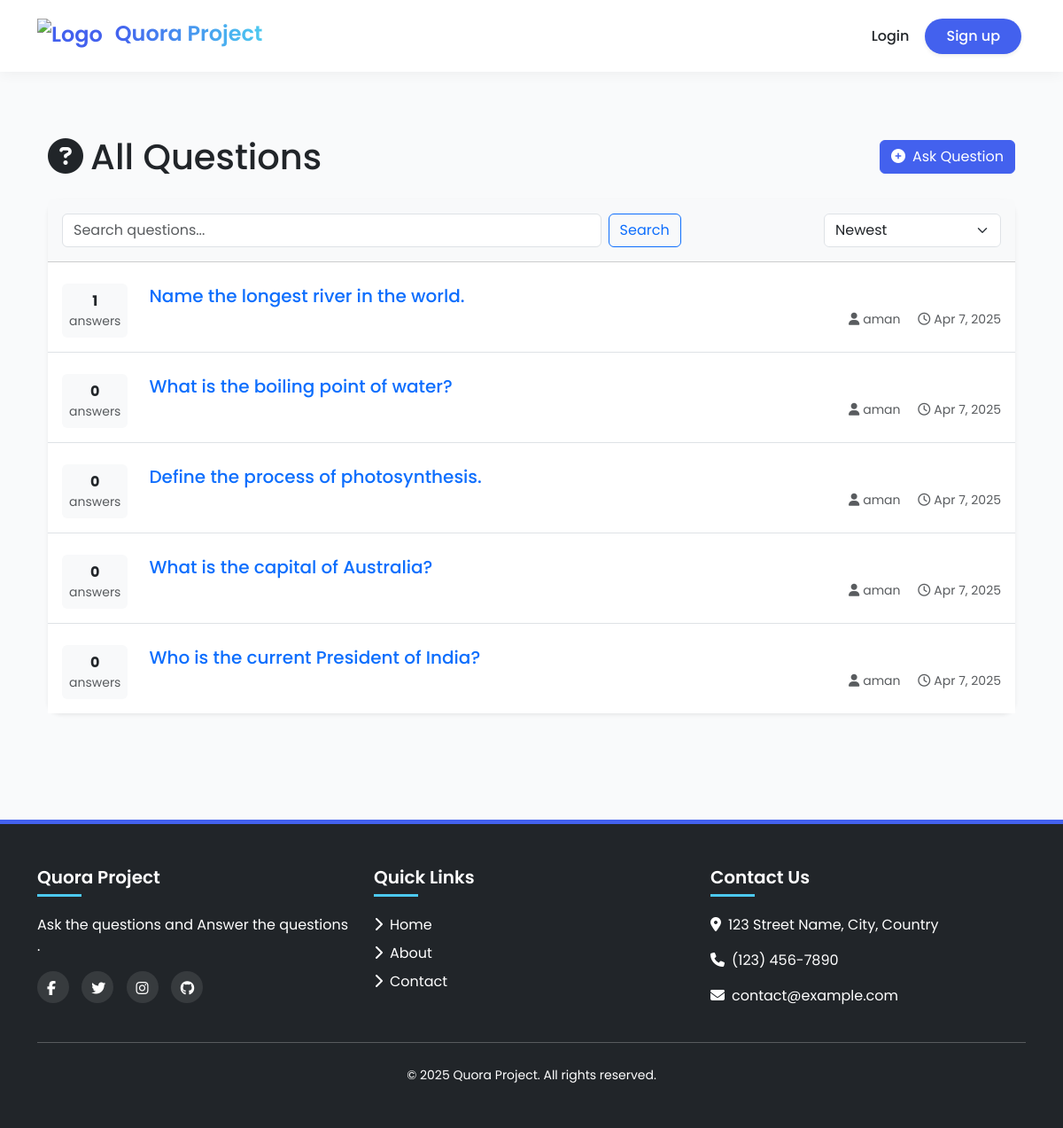
The page / on the database its author committed.
### qa/models.py (models this page shows, shortened)
class Question(models.Model):
    user = models.ForeignKey(User, on_delete=models.CASCADE)
    title = models.CharField(max_length=255)
    description = models.TextField()
    created_at = models.DateTimeField(auto_now_add=True)

### qa/views.py (the view)
# urls.py: path('', views.home, name='home'),
def home(request):
    search_query = request.GET.get('search', '')
    sort_by = request.GET.get('sort', 'newest')
    questions = Question.objects.all()
    if search_query:
        questions = questions.filter(
            Q(title__icontains=search_query) |
            Q(description__icontains=search_query)
        ).distinct()
    if sort_by == 'newest':
        questions = questions.order_by('-created_at')
    elif sort_by == 'active':
        questions = questions.annotate(answer_count=Count('answers')).order_by('-answer_count')
    elif sort_by == 'votes':
        questions = questions.annotate(vote_count=Count('answers__likes')).order_by('-vote_count')
    elif sort_by == 'unanswered':
        questions = questions.filter(answers__isnull=True).order_by('-created_at')
    else:
        questions = questions.order_by('-created_at')
    paginator = Paginator(questions, 10)
    page = request.GET.get('page')
    try:
        questions = paginator.page(page)
    except PageNotAnInteger:
        questions = paginator.page(1)
    except EmptyPage:
        questions = paginator.page(paginator.num_pages)
    context = {
        'questions': questions,
        'search_query': search_query,
        'sort_by': sort_by,
        'is_paginated': questions.has_other_pages(),
        'page_obj': questions,
    }
    return render(request, 'qa/home.html', context)

### qa/templates/qa/home.html (shortened to what this page needs)
{% extends 'base.html' %}
{% block content %}
<div class="container py-4">
    <div class="d-flex justify-content-between align-items-center mb-4">
        <h1 class="mb-0"><i class="fas fa-question-circle me-2"></i>All Questions</h1>
        <div>
            <a href="{% url 'post_question' %}" class="btn btn-primary">
                <i class="fas fa-plus-circle me-2"></i>Ask Question
            </a>
        </div>
    </div>
    <div class="card shadow-sm border-0">
        <div class="card-header bg-light p-3">
            <div class="row align-items-center">
                <div class="col-md-8">
                    <form class="d-flex" method="get">
                        <input class="form-control me-2" type="search" placeholder="Search questions..." name="search" aria-label="Search">
                        <button class="btn btn-outline-primary" type="submit">Search</button>
                    </form>
                </div>
                <div class="col-md-4 mt-3 mt-md-0">
                    <div class="d-flex justify-content-md-end">
                        <select class="form-select" style="max-width: 200px;">
                            <option value="newest">Newest</option>
                        </select>
                    </div>
                </div>
            </div>
        </div>
        <div class="card-body p-0">
            {% if questions %}
                <ul class="list-group list-group-flush">
                    {% for question in questions %}
                        <li class="list-group-item p-3">
                            <div class="row align-items-center">
                                <div class="col-auto text-center d-none d-md-block">
                                    <div class="bg-light rounded p-2 mt-2">
                                        <div class="fw-bold">{{ question.answers.count|default:"0" }}</div>
                                        <div class="small text-muted">answers</div>
                                    </div>
                                </div>
                                <div class="col">
                                    <h5 class="mb-1">
                                        <a href="{% url 'question_detail' question.pk %}" class="text-decoration-none">
                                            {{ question.title }}
                                        </a>
                                    </h5>
                                    <div class="d-flex align-items-center">
                                        <div class="ms-auto small text-muted">
                                            <span class="d-inline-block me-3">
                                                <i class="fas fa-user me-1"></i>{{ question.user.username }}
                                            </span>
                                            <span class="d-inline-block">
                                                <i class="far fa-clock me-1"></i>{{ question.created_at|date:"M j, Y" }}
                                            </span>
                                        </div>
                                    </div>
                                </div>
                            </div>
                        </li>
                    {% endfor %}
                </ul>
            {% endif %}
        </div>
    </div>
</div>
{% endblock %}

### qa/templates/base.html (shortened to what this page needs)
{% load static %}
<!DOCTYPE html>
<html lang="en">
<head>
    <link rel="stylesheet" href="https://cdnjs.cloudflare.com/ajax/libs/bootstrap/5.3.2/css/bootstrap.min.css">
    <link rel="stylesheet" href="https://cdnjs.cloudflare.com/ajax/libs/font-awesome/6.4.2/css/all.min.css">
</head>
<body>
    <nav class="navbar navbar-expand-lg navbar-light bg-light">
        <div class="container">
            <a class="navbar-brand" href="{% url 'home' %}">
                <img src="https://executive.mit.edu/dw/image/v2/BFHZ_PRD/on/demandware.static/-/Sites-master-catalog-msee/default/dwa0897f02/images/QUE.jpg?sw=400&sh=300"
                     alt="Logo"
                     class="d-inline-block align-text-top me-2"
                     style="height: 40px; width: auto;">
                <span style="background: linear-gradient(to right, #4361ee, #4cc9f0); -webkit-background-clip: text; -webkit-text-fill-color: transparent;">Quora Project</span>
            </a>
            <div class="collapse navbar-collapse" id="navbarNav">
                <ul class="navbar-nav ms-auto">
                    {% if user.is_authenticated %}
                        <li class="nav-item dropdown">
                            <a class="nav-link dropdown-toggle" href="#" role="button" data-bs-toggle="dropdown">
                                <i class="fas fa-user-circle me-1"></i>{{ user.username }}
                            </a>
                            <ul class="dropdown-menu dropdown-menu-end">
                                <li><a class="dropdown-item" href="{% url 'logout'%}">Logout</a></li>
                            </ul>
                        </li>
                    {% else %}
                        <li class="nav-item">
                            <a class="nav-link" href="{% url 'login' %}">Login</a>
                        </li>
                        <li class="nav-item">
                            <a class="nav-link btn btn-primary text-white px-4 rounded-pill shadow-sm"  href="{% url 'register' %}">Sign up</a>
                        </li>
                    {% endif %}
                </ul>
            </div>
        </div>
    </nav>
    <main class="py-5 fade-in">
        <div class="container">
            {% block content %}
            {% endblock %}
        </div>
    </main>
    <footer class="bg-dark text-white py-5 mt-5">
        <div class="container">
            <div class="row">
                <div class="col-md-4 mb-4 mb-md-0">
                    <h5 class="text-white">Quora Project</h5>
                    <p class="text-white">Ask the questions and Answer the questions .</p>
                    <div class="social-icons mt-3">
                        <a href="#" class="text-white"><i class="fab fa-facebook-f"></i></a>
                        <a href="#" class="text-white"><i class="fab fa-twitter"></i></a>
                        <a href="#" class="text-white"><i class="fab fa-instagram"></i></a>
                        <a href="#" class="text-white"><i class="fab fa-github"></i></a>
                    </div>
                </div>
                <div class="col-md-4 mb-4 mb-md-0">
                    <h5>Quick Links</h5>
                    <ul class="list-unstyled text-white">
                        <li><a href="#" class="text-decoration-none text-white"><i class="fas fa-chevron-right me-2"></i>Home</a></li>
                        <li><a href="#" class="text-decoration-none text-white"><i class="fas fa-chevron-right me-2"></i>About</a></li>
                        <li><a href="#" class="text-decoration-none text-white"><i class="fas fa-chevron-right me-2"></i>Contact</a></li>
                    </ul>
                </div>
                <div class="col-md-4">
                    <h5>Contact Us</h5>
                    <address class="text-white">
                        <p><i class="fas fa-map-marker-alt me-2"></i>123 Street Name, City, Country</p>
                        <p><i class="fas fa-phone me-2"></i>(123) 456-7890</p>
                        <p><i class="fas fa-envelope me-2"></i>contact@example.com</p>
                    </address>
                </div>
            </div>
            <hr class="my-4 bg-secondary">
            <div class="text-center text-white">
                <small>&copy; {% now "Y" %} Quora Project. All rights reserved.</small>
            </div>
        </div>
    </footer>
</body>
</html>

### qa/templates/base.html (style rules this page uses)
:root { --primary-color: #4361ee; --secondary-color: #3f37c9; --accent-color: #4cc9f0; --light-color: #f8f9fa; --dark-color: #212529; }
body { font-family: 'Poppins', sans-serif; background-color: #f9fafb; }
.navbar { padding: 15px 0; background-color: white !important; box-shadow: 0 2px 15px rgba(0, 0, 0, 0.05) !important; }
.navbar-brand { font-weight: 600; color: var(--primary-color); font-size: 1.5rem; }
.nav-link { font-weight: 500; color: var(--dark-color); transition: all 0.3s ease; margin: 0 5px; }
.btn-primary { background-color: var(--primary-color); border-color: var(--primary-color); transition: all 0.3s ease; }
main { min-height: 70vh; }
footer { background: #191c24 !important; color: #fff; border-top: 5px solid var(--primary-color); }
footer h5 { color: white; font-weight: 600; margin-bottom: 20px; position: relative; padding-bottom: 10px; }
footer h5:after { content: ''; position: absolute; bottom: 0; left: 0; width: 50px; height: 3px; background-color: var(--accent-color); }
footer .social-icons a { display: inline-flex; width: 36px; height: 36px; border-radius: 50%; align-items: center; justify-content: center; background-color: rgba(255, 255, 255, 0.1); transition: all 0.3s ease; margin-right: 10px; }
.fa-brands, .fab { font-weight: 400; padding: 11px; }
footer a.text-white { transition: all 0.3s ease; display: inline-block; margin-bottom: 8px; position: relative; }
.card { border: none; border-radius: 15px; box-shadow: 0 5px 15px rgba(0, 0, 0, 0.05); transition: all 0.3s ease; }
.fade-in { animation: fadeIn 0.5s ease-out forwards; }

### rows shown on the page
Question: answers.count "1", title "Name the longest river in the world.", user.username "aman", created_at "Apr 7, 2025"
Question: answers.count "0", title "What is the boiling point of water?", user.username "aman", created_at "Apr 7, 2025"
Question: answers.count "0", title "Define the process of photosynthesis.", user.username "aman", created_at "Apr 7, 2025"
Question: answers.count "0", title "What is the capital of Australia?", user.username "aman", created_at "Apr 7, 2025"
Question: answers.count "0", title "Who is the current President of India?", user.username "aman", created_at "Apr 7, 2025"
